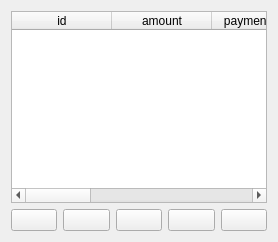
                <widget class="QWidget" name="page_data_base_payment">
                 <layout class="QGridLayout" name="gridLayout_40">
                  <item row="1" column="0">
                   <layout class="QHBoxLayout" name="horizontalLayout_13">
                    <item>
                     <widget class="QPushButton" name="btn_back_payment">
                      <property name="text">
                       <string/>
                      </property>
                      <property name="icon">
                       <iconset resource="../resources/res.qrc">
                        <normaloff>:/icon/icons/arrow-small-left.png</normaloff>:/icon/icons/arrow-small-left.png</iconset>
                      </property>
                      <property name="iconSize">
                       <size>
                        <width>30</width>
                        <height>50</height>
                       </size>
                      </property>
                      <property name="checkable">
                       <bool>true</bool>
                      </property>
                     </widget>
                    </item>
                    <item>
                     <widget class="QPushButton" name="btn_search_payment">
                      <property name="text">
                       <string/>
                      </property>
                      <property name="icon">
                       <iconset resource="../resources/res.qrc">
                        <normaloff>:/icon/icons/search.png</normaloff>:/icon/icons/search.png</iconset>
                      </property>
                      <property name="iconSize">
                       <size>
                        <width>30</width>
                        <height>50</height>
                       </size>
                      </property>
                     </widget>
                    </item>
                    <item>
                     <widget class="QPushButton" name="btn_edit_payment">
                      <property name="text">
                       <string/>
                      </property>
                      <property name="icon">
                       <iconset resource="../resources/res.qrc">
                        <normaloff>:/icon/icons/pencil.png</normaloff>:/icon/icons/pencil.png</iconset>
                      </property>
                      <property name="iconSize">
                       <size>
                        <width>30</width>
                        <height>50</height>
                       </size>
                      </property>
                     </widget>
                    </item>
                    <item>
                     <widget class="QPushButton" name="btn_insert_payment">
                      <property name="text">
                       <string/>
                      </property>
                      <property name="icon">
                       <iconset resource="../resources/res.qrc">
                        <normaloff>:/icon/icons/icons8-plus-24 (2).png</normaloff>:/icon/icons/icons8-plus-24 (2).png</iconset>
                      </property>
                      <property name="iconSize">
                       <size>
                        <width>50</width>
                        <height>50</height>
                       </size>
                      </property>
                     </widget>
                    </item>
                    <item>
                     <widget class="QPushButton" name="btn_delete_payment">
                      <property name="text">
                       <string/>
                      </property>
                      <property name="icon">
                       <iconset resource="../resources/res.qrc">
                        <normaloff>:/icon/icons/icons8-trash-50 (1).png</normaloff>:/icon/icons/icons8-trash-50 (1).png</iconset>
                      </property>
                      <property name="iconSize">
                       <size>
                        <width>30</width>
                        <height>50</height>
                       </size>
                      </property>
                      <property name="checkable">
                       <bool>false</bool>
                      </property>
                     </widget>
                    </item>
                   </layout>
                  </item>
                  <item row="0" column="0">
                   <widget class="QTableWidget" name="table_payment">
                    <column>
                     <property name="text">
                      <string>id</string>
                     </property>
                    </column>
                    <column>
                     <property name="text">
                      <string>amount</string>
                     </property>
                    </column>
                    <column>
                     <property name="text">
                      <string>payment_date</string>
                     </property>
                    </column>
                    <column>
                     <property name="text">
                      <string>status</string>
                     </property>
                    </column>
                    <column>
                     <property name="text">
                      <string>description</string>
                     </property>
                    </column>
                    <column>
                     <property name="text">
                      <string>currency</string>
                     </property>
                    </column>
                    <column>
                     <property name="text">
                      <string>id_passenger</string>
                     </property>
                    </column>
                   </widget>
                  </item>
                 </layout>
                </widget>
